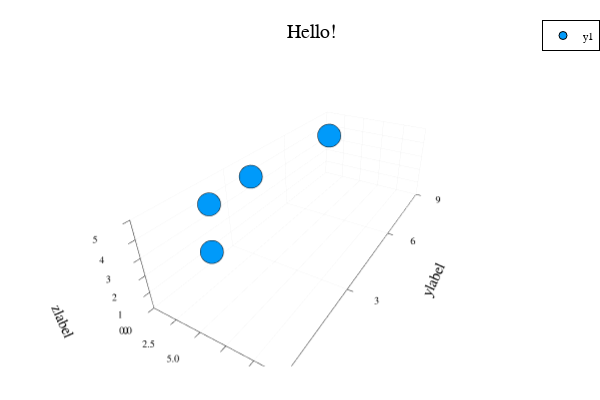

Notebook source saved alongside this figure:
### Code cell
using Plots

plotlyjs()

x = [2,3,4,1]
y = [8,3,1,2]
z = [4,5,3,4]

p1 = plot(x, y, seriestype=:scatter,
        title="Hello!", xlabel = "xlabel", ylabel="ylabel",
        xlims=(0.0, 6.5), ylims=(0.0,9.0))
p2 = plot(x, y, z, seriestype=:scatter,
        title="Hello!", ylabel="ylabel", zlabel="zlabel",
        xlims=(0.0, 12.5), ylims=(0.0,9.0), zlims=(0.0,5.0))

### Figure 1 — Plotly figure (JSON) as saved in the notebook; plotly's stock layout.template omitted (floating-point values rounded to 4 significant figures)
{"data": [{"colorbar": {"title": ""}, "legendgroup": "y1", "marker": {"color": "rgba(0, 154, 250, 1.000)", "line": {"color": "rgba(0, 0, 0, 1.000)", "width": 1}, "size": 8, "symbol": "circle"}, "mode": "markers", "name": "y1", "scene": "scene", "showlegend": true, "type": "scatter3d", "x": [2, 3, 4, 1], "xaxis": "x", "y": [8, 3, 1, 2], "yaxis": "y", "z": [4, 5, 3, 4], "zaxis": "z", "zmax": null, "zmin": null}], "layout": {"annotations": [{"font": {"color": "rgba(0, 0, 0, 1.000)", "family": "sans-serif", "size": 20}, "rotation": 0, "showarrow": false, "text": "Hello!", "x": 0.5201, "xanchor": "center", "xref": "paper", "y": 1, "yanchor": "top", "yref": "paper"}], "height": 400, "legend": {"bgcolor": "rgba(255, 255, 255, 1.000)", "bordercolor": "rgba(0, 0, 0, 1.000)", "borderwidth": 1, "font": {"color": "rgba(0, 0, 0, 1.000)", "family": "sans-serif", "size": 11}, "title": {"font": {"color": "rgba(0, 0, 0, 1.000)", "family": "sans-serif", "size": 15}, "text": ""}, "tracegroupgap": 0, "traceorder": "normal", "x": 1, "xanchor": "auto", "y": 1, "yanchor": "auto"}, "margin": {"b": 20, "l": 0, "r": 0, "t": 20}, "paper_bgcolor": "rgba(255, 255, 255, 1.000)", "plot_bgcolor": "rgba(255, 255, 255, 1.000)", "scene": {"camera": {"eye": {"x": 1.126, "y": -1.95, "z": 1.3}}, "domain": {"x": [0.04684, 0.9934], "y": [0.03762, 0.9415]}, "xaxis": {"gridcolor": "rgba(0, 0, 0, 0.100)", "gridwidth": 0.5, "linecolor": "rgba(0, 0, 0, 1.000)", "mirror": false, "range": [0, 12.5], "showgrid": true, "showline": true, "showticklabels": true, "tickangle": 0, "tickcolor": "rgb(0, 0, 0)", "tickfont": {"color": "rgba(0, 0, 0, 1.000)", "family": "sans-serif", "size": 11}, "tickmode": "array", "ticks": "inside", "ticktext": ["0.0", "2.5", "5.0", "7.5", "10.0", "12.5"], "tickvals": [0, 2.5, 5, 7.5, 10, 12.5], "title": "", "titlefont": {"color": "rgba(0, 0, 0, 1.000)", "family": "sans-serif", "size": 15}, "type": "-", "visible": true, "zeroline": false, "zerolinecolor": "rgba(0, 0, 0, 1.000)"}, "yaxis": {"gridcolor": "rgba(0, 0, 0, 0.100)", "gridwidth": 0.5, "linecolor": "rgba(0, 0, 0, 1.000)", "mirror": false, "range": [0, 9], "showgrid": true, "showline": true, "showticklabels": true, "tickangle": 0, "tickcolor": "rgb(0, 0, 0)", "tickfont": {"color": "rgba(0, 0, 0, 1.000)", "family": "sans-serif", "size": 11}, "tickmode": "array", "ticks": "inside", "ticktext": ["0", "3", "6", "9"], "tickvals": [0, 3, 6, 9], "title": "ylabel", "titlefont": {"color": "rgba(0, 0, 0, 1.000)", "family": "sans-serif", "size": 15}, "type": "-", "visible": true, "zeroline": false, "zerolinecolor": "rgba(0, 0, 0, 1.000)"}, "zaxis": {"gridcolor": "rgba(0, 0, 0, 0.100)", "gridwidth": 0.5, "linecolor": "rgba(0, 0, 0, 1.000)", "mirror": false, "range": [0, 5], "showgrid": true, "showline": true, "showticklabels": true, "tickangle": 0, "tickcolor": "rgb(0, 0, 0)", "tickfont": {"color": "rgba(0, 0, 0, 1.000)", "family": "sans-serif", "size": 11}, "tickmode": "array", "ticks": "inside", "ticktext": ["0", "1", "2", "3", "4", "5"], "tickvals": [0, 1, 2, 3, 4, 5], "title": "zlabel", "titlefont": {"color": "rgba(0, 0, 0, 1.000)", "family": "sans-serif", "size": 15}, "type": "-", "visible": true, "zeroline": false, "zerolinecolor": "rgba(0, 0, 0, 1.000)"}}, "showlegend": true, "width": 600}}
